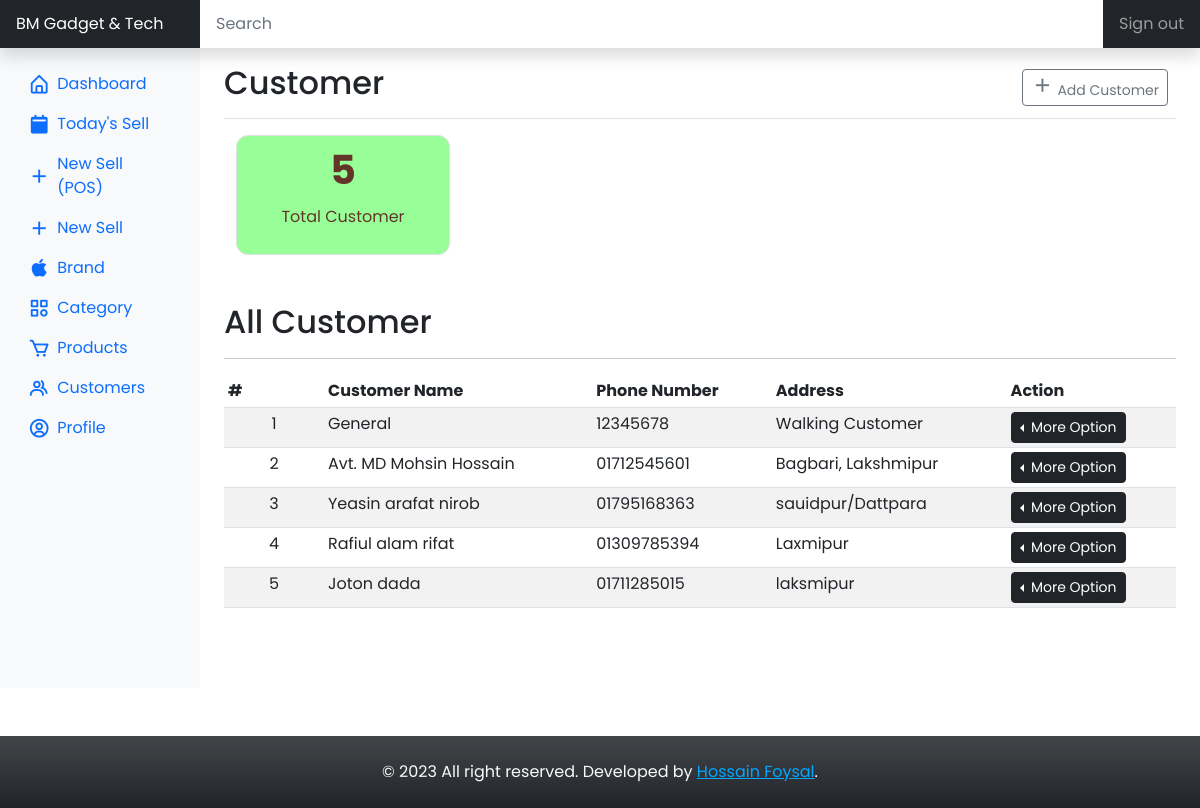
Screenshot of /dashboard/customer/ (signed in) with the database file from the repository.
### application/models.py (models this page shows)
class Customers(db.Model, UserMixin):
    __tablename__ = 'customers'
    id = db.Column(db.Integer, primary_key=True)
    customer_name = db.Column(db.String(), nullable=False)
    customer_contact_number = db.Column(db.String())
    customer_address = db.Column(db.String())
    daily_sells = db.relationship('DailySells', backref=db.backref('daily_sells', lazy=True))

### application/dashboard/views.py (the view, shortened to what this page needs)
@dashboard.route('/dashboard/customer/', methods=['GET', 'POST'])
@login_required
def customer():
    customers = Customers.query.all()
    total_customer = Customers.query.paginate()
    form = AddCustomerForm()
    return render_template('dashboard/customer.html', title='Customer', form=form, customers=customers, total_customer=total_customer)

### application/dashboard/forms.py
class AddCustomerForm(FlaskForm):
    customer_name = StringField(
        'Customer Name',
        validators=[DataRequired()]
    )
    customer_contact_number = StringField(
        'Customer Contact Number',
        validators=[
            DataRequired(),
            Length(min=1, max=11)
        ]
    )
    customer_address = TextAreaField('Customer Address')
    submit = SubmitField('Save')

### application/models.py (called while the page is built)
@login_manager.user_loader
def load_user(user_id):
    return Users.query.get(int(user_id))

### application/templates/dashboard/customer.html (shortened to what this page needs)
{% extends 'layouts/root-dashboard.html' %}
{% block body %}
<header class="navbar navbar-dark sticky-top bg-dark flex-md-nowrap p-0 shadow">
	<a class="navbar-brand col-md-3 col-lg-2 me-0 px-3 fs-6" href="#">
		BM Gadget & Tech
	</a>
	<input class="form-control form-control-dark w-100 rounded-0 border-0" type="text" placeholder="Search"
		aria-label="Search" />
	<div class="navbar-nav">
		<div class="nav-item text-nowrap">
			<a class="nav-link px-3" href="{{ url_for('dashboard.user_logout') }}">Sign out </a>
		</div>
	</div>
</header>
<div class="container-fluid">
	<div class="row">
		{% include 'helpers/_dashboard_side_nav.html' %}
		<main class="col-md-9 ms-sm-auto col-lg-10 px-md-4">
			<div
				class="d-flex justify-content-between flex-wrap flex-md-nowrap align-items-center pt-3 pb-2 mb-3 border-bottom">
				<h1 class="h2">Customer</h1>
				<div class="btn-toolbar mb-2 mb-md-0">
					<div class="btn-group me-2">
						<button type="button" class="btn btn-sm btn-outline-secondary" data-bs-toggle="modal"
							data-bs-target="#dailysellModal">
							<i class="bx bx-plus"></i>
							Add Customer
						</button>
					</div>
				</div>
			</div>
			<div class="container">
				<div class="row gap-2 mb-5">
					<div class="col-lg-3">
						<div class="border summery__box bg__mintgreen p-2">
							<h3 class="summery__box-title fs-1 fw-bolder">
								{{ total_customer.total }}
							</h3>
							<p class="summery__subtitle">Total Customer</p>
						</div>
					</div>
				</div>
			</div>
			<h2>All Customer</h2>
			<hr />
			{% if customers %}
			<div class="table-responsive">
				<table class="table table-striped table-sm">
					<thead>
						<tr>
							<th scope="col" width="100">#</th>
							<th scope="col">Customer Name</th>
							<th scope="col">Phone Number</th>
							<th scope="col">Address</th>
							<th scope="col">Action</th>
						</tr>
					</thead>
					<tbody>
						{% for customer in customers %}
						<tr>
							<td class="text-center counters">{{ customer.id }}</td>
							<td>{{ customer.customer_name }}</td>
							<td>{{ customer.customer_contact_number }}</td>
							<td>{{ customer.customer_address }}</td>
							<td>
								<div class="btn-group dropstart">
									<button type="button" class="btn btn-dark btn-sm dropdown-toggle"
										data-bs-toggle="dropdown" aria-expanded="false">
										More Option
									</button>
								</div>
							</td>
						</tr>
						{% endfor %}
					</tbody>
				</table>
			</div>
			{% endif %}
		</main>
	</div>
</div>
{% endblock %}

### application/static/css/customize.css (style rules this page uses)
body { font-family: "Poppins", sans-serif; }
main { min-height: 80vh; }
.bx { font-size: 1.4rem; }
.navbar-brand { padding-top: .75rem; padding-bottom: .75rem; }
.navbar .form-control { padding: .75rem 1rem; }
.bg__mintgreen { background-color: #98ff98; color: #633528; }
.summery__box { width: 100%; height: 120px; display: grid; place-items: center; border-radius: 0.75rem; }
.bg__mintgreen .summery__box-title, .bg__mintgreen .summery__subtitle { color: #633528; }

### rows the page displays
Customers: id "1", customer_name "General", customer_contact_number "12345678", customer_address "Walking Customer"
Customers: id "2", customer_name "Avt. MD Mohsin Hossain", customer_contact_number "01712545601", customer_address "Bagbari, Lakshmipur"
Customers: id "3", customer_name "Yeasin arafat nirob", customer_contact_number "01795168363", customer_address "sauidpur/Dattpara"
Customers: id "4", customer_name "Rafiul alam rifat", customer_contact_number "01309785394", customer_address "Laxmipur"
Customers: id "5", customer_name "Joton dada", customer_contact_number "01711285015", customer_address "laksmipur"

### other values shown
{{ total_customer.total }} "5"
